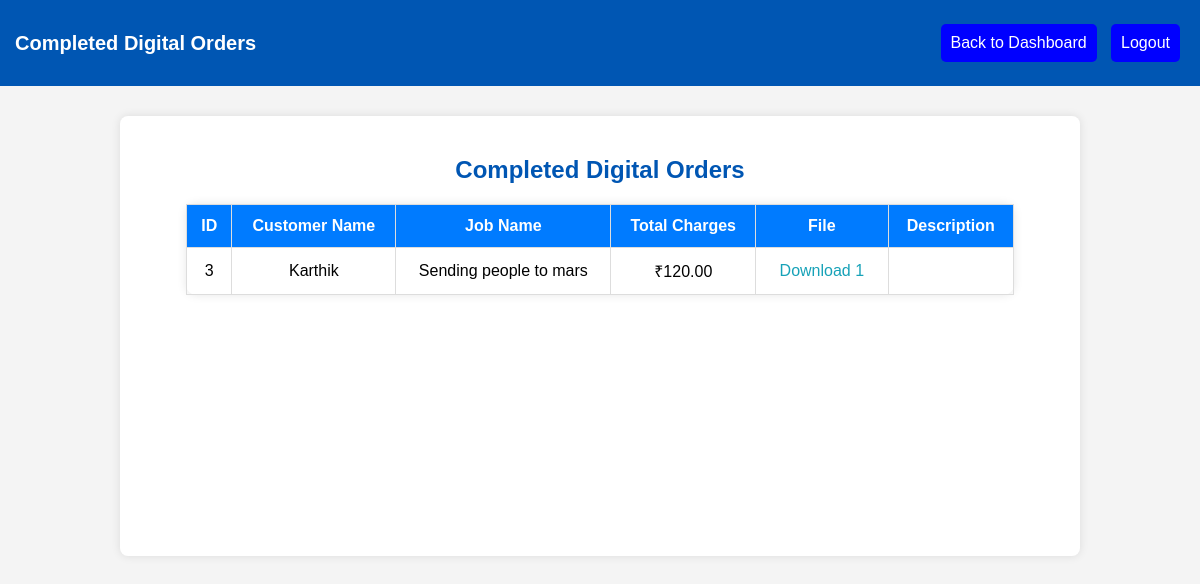
/dashboards/digital_completed_orders.php, run on the app's committed database.
### tables this page shows
CREATE TABLE `job_sheets` (
  `id` int NOT NULL,
  `customer_name` varchar(255) NOT NULL,
  `phone_number` varchar(15) NOT NULL,
  `job_name` varchar(255) NOT NULL,
  `paper_subcategory` int DEFAULT NULL,
  `type` varchar(255) DEFAULT NULL,
  `quantity` int DEFAULT NULL,
  `striking` varchar(50) DEFAULT NULL,
  `machine` varchar(50) DEFAULT NULL,
  `ryobi_type` varchar(50) DEFAULT NULL,
  `web_type` varchar(50) DEFAULT NULL,
  `web_size` int DEFAULT NULL,
  `ctp_plate` varchar(50) DEFAULT NULL,
  `ctp_quantity` int DEFAULT NULL,
  `plating_charges` decimal(10,2) DEFAULT NULL,
  `paper_charges` decimal(10,2) DEFAULT NULL,
  `printing_charges` decimal(10,2) DEFAULT NULL,
  `lamination_charges` decimal(10,2) DEFAULT NULL,
  `pinning_charges` decimal(10,2) DEFAULT NULL,
  `binding_charges` decimal(10,2) DEFAULT NULL,
  `finishing_charges` decimal(10,2) DEFAULT NULL,
  `other_charges` decimal(10,2) DEFAULT NULL,
  `discount` decimal(10,2) DEFAULT NULL,
  `total_charges` decimal(10,2) DEFAULT NULL,
  `status` enum('Draft','Approved','Finalized') NOT NULL DEFAULT 'Draft',
  `ctp` tinyint(1) DEFAULT '0',
  `multicolour` tinyint(1) DEFAULT '0',
  `description` text,
  `file_path` varchar(500) DEFAULT NULL,
  `completed` tinyint(1) DEFAULT '0',
  `payment_status` enum('incomplete','partially_paid','completed','partially_paid_credit') NOT NULL DEFAULT 'incomplete',
  `cash_amount` decimal(10,2) DEFAULT '0.00',
  `credit_amount` decimal(10,2) DEFAULT '0.00',
  `partial_amount` decimal(10,2) DEFAULT '0.00',
  `completed_ctp` tinyint(1) DEFAULT '0',
  `completed_multicolour` tinyint(1) DEFAULT '0',
  `completed_delivery` tinyint(1) DEFAULT '0',
  `digital` tinyint(1) DEFAULT '0',
  `completed_digital` tinyint(1) DEFAULT '0',
  `created_at` timestamp NULL DEFAULT CURRENT_TIMESTAMP
);

### dashboards/digital_completed_orders.php (the view, shortened to what this page needs)
<?php
include '../database/db_connect.php';
$sql = "SELECT * FROM job_sheets WHERE digital = 1 AND completed_digital = 1 ORDER BY id DESC";
$result = $conn->query($sql);
?>
<!DOCTYPE html>
<html lang="en">
<head>
    <link rel="stylesheet" href="../css/style.css">
</head>
<body>
    <div class="navbar">
        <h2 class="brand">Completed Digital Orders</h2>
        <div class="nav-buttons">
            <button onclick="location.href='digital_dashboard.php'">Back to Dashboard</button>
            <button onclick="location.href='../auth/logout.php'">Logout</button>
        </div>
    </div>
    <div class="main-container">
        <div class="user-container">
            <h2>Completed Digital Orders</h2>
            <?php if ($result && $result->num_rows > 0): ?>
                <table>
                    <thead>
                        <tr>
                            <th>ID</th>
                            <th>Customer Name</th>
                            <th>Job Name</th>
                            <th>Total Charges</th>
                            <th>File</th>
                            <th>Description</th>
                        </tr>
                    </thead>
                    <tbody>
                        <?php while ($row = $result->fetch_assoc()): ?>
                            <tr>
                                <td><?= $row['id'] ?></td>
                                <td><?= htmlspecialchars($row['customer_name']) ?></td>
                                <td><?= htmlspecialchars($row['job_name']) ?></td>
                                <td>₹<?= number_format($row['total_charges'], 2) ?></td>
                                <td>
                                    <?php
                                    $db_files = $row['file_path'] ? explode(',', $row['file_path']) : [];
                                    if (!empty($db_files)): ?>
                                        <?php foreach ($db_files as $index => $file): ?>
                                            <a href="digital_dashboard.php?download_file=<?= urlencode($file) ?>&job_id=<?= $row['id'] ?>" class="download-link">Download <?= $index + 1 ?></a>
                                        <?php endforeach; ?>
                                    <?php else: ?>
                                        No file
                                    <?php endif; ?>
                                </td>
                                <td><?= htmlspecialchars($row['description'] ?? 'No description') ?></td>
                            </tr>
                        <?php endwhile; ?>
                    </tbody>
                </table>
            <?php else: ?>
                <p>No completed Digital orders found.</p>
            <?php endif; ?>
        </div>
    </div>
</body>
</html>

### css/style.css (style rules this page uses)
body { font-family: Arial, sans-serif; margin: 0; padding: 0; background-color: #f4f4f4; text-align: center; }
.navbar { background-color: #0056b3; padding: 15px; display: flex; justify-content: space-between; align-items: center; color: white; }
.navbar .brand { font-size: 20px; font-weight: bold; }
.nav-buttons button { background-color: blue; color: white; padding: 10px; margin: 5px; border: none; cursor: pointer; font-size: 16px; border-radius: 5px; }
.main-container { display: flex; flex-direction:row; justify-content: space-between; align-items:stretch; max-width: 80%; margin: 30px auto; gap: 20px; }
.main-container h2 { text-align: center; color: #0056b3; margin-bottom: 20px; }
.user-container { width:100%; border-radius: 8px; padding:20px; box-shadow: 0 0 10px rgba(0, 0, 0, 0.1); background: white; height: 400px; overflow-y: auto; }

### dashboards/digital_completed_orders.php (style rules this page uses)
table { width: 90%; margin: 20px auto; border-collapse: collapse; background-color: white; border-radius: 10px; box-shadow: 0px 0px 10px rgba(0, 0, 0, 0.1); }
th, td { border: 1px solid #ddd; padding: 12px; text-align: center; }
th { background-color: #007bff; color: white; font-size: 16px; }
.download-link { color: #17a2b8; text-decoration: none; margin: 0 5px; }

### data on the page
job_sheets: id "3", customer_name "Karthik", job_name "Sending people to mars", total_charges "120.00"
